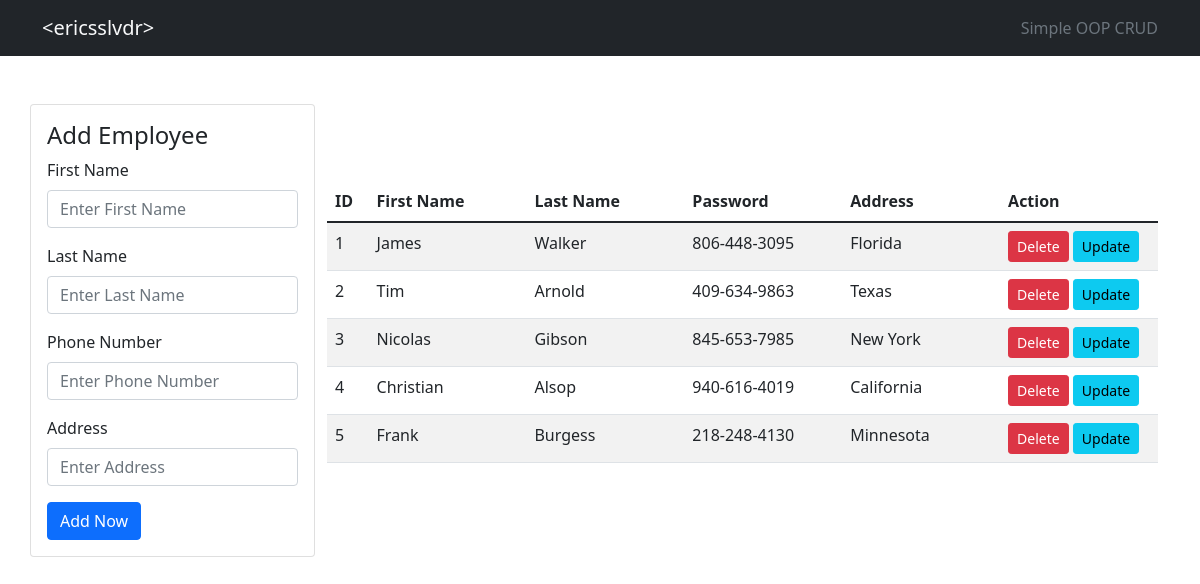
The page / on the database its author committed.
### tables this page shows
CREATE TABLE `empTbl` (
  `id` int(10) UNSIGNED NOT NULL,
  `firstName` varchar(20) NOT NULL,
  `lastName` varchar(20) NOT NULL,
  `pNum` varchar(20) NOT NULL,
  `address` varchar(20) NOT NULL
);

### scripts/database.php (called while the page is built)
<?php
class DatabaseConn {
    public function connect() {
        $dbHost = 'localhost';
        $dbUser = 'root';
        $dbPass = '';
        $dbName = 'pracoop';
        $conn = new mysqli($dbHost, $dbUser, $dbPass, $dbName);
        return $conn;
    }
}

### scripts/read.php (the view, shortened to what this page needs)
<?php
class Read extends DatabaseConn {
    public function readEmp() {
        $sql = "SELECT * FROM empTbl";
        $results = $this->connect()->query($sql);
        if ($results->num_rows > 0) {
            while ($row = $results->fetch_assoc()) {
                $record[] = $row;
            }
        } else {
            $record = null;
        }
        return $record;
    }
    public function showEmp() {
        $records = $this->readEmp();
        $empID = $this->getEmpID();
        if (!empty($records)) {
            foreach ($records as $record) {
                if ($empID === $record['id']) {
                    $rowFname = '<input type="text" name="fNameUpd" value="' . $record['firstName'] . '" class="form-control form-control-sm">';
                    $rowLname = '<input type="text" name="lNameUpd" value="' . $record['lastName'] . '" class="form-control form-control-sm">';
                    $rowPnum = '<input type="text" name="pNumUpd" value="' . $record['pNum'] . '" class="form-control form-control-sm">';
                    $rowAddr = '<input type="text" name="addrUpd" value="' . $record['address'] . '" class="form-control form-control-sm">';
                    $rowBtns = '<input type="submit" class="btn btn-secondary btn-sm" name="cancelBtn" value="Cancel">
                                <input type="submit" class="btn btn-success btn-sm" name="confirmBtn" value="Confirm">';
                } else {
                    $rowFname = $record['firstName'];
                    $rowLname = $record['lastName'];
                    $rowPnum = $record['pNum'];
                    $rowAddr = $record['address'];
                    $rowBtns = '<input type="submit" class="btn btn-danger btn-sm" name="delBtn" value="Delete">
                                <input type="submit" class="btn btn-info btn-sm" name="updBtn" value="Update">';
                }
                echo '<form method="POST" action="./index.php#accountTBl">
                        <tr>
                            <td><input type="hidden" name="empID" value="' . $record['id'] . '">' .  $record['id'] . '</td>
                            <td>' . $rowFname . '</td>
                            <td>' . $rowLname . '</td>
                            <td>' . $rowPnum . '</td>
                            <td>' . $rowAddr . '</td>
                            <td>' . $rowBtns . '</td>
                        </tr>
                    </form>';
            }
        } else {
            echo '<tr>
                    <td colspan="6" class="text-center">No Records Found!</td>
                </tr>';
        }
    }
    public function getEmpID() {
        $empID = 0;
        return $empID;
    }
}

### index.php (shortened to what this page needs)
<?php
include('./scripts/database.php');
include('./scripts/read.php');
?>
<!DOCTYPE html>
<html lang="en">
<head>
    <link rel="stylesheet" href="https://cdn.jsdelivr.net/npm/bootstrap@5.1.3/dist/css/bootstrap.min.css">
</head>
<body>
    <?php include('./components/header.php') ?>
    <div class="container">
        <div class="row align-items-center">
            <?php include('./components/form.php') ?>
            <?php include('./components/table.php') ?>
        </div>
    </div>
</body>
</html>

### components/header.php
<header class="navbar bg-dark mb-5">
    <div class="container">
        <a class="navbar-brand text-light" href="https://github.com/ericsslvdr" target="_blank">&#60;ericsslvdr&#62;</a>
        <div class="nav-item text-muted">Simple OOP CRUD</div>
    </div>
</header>

### components/form.php
<div class="card p-3 col-3">
    <form action="./index.php" method="POST">
        <h4 class="card-title">Add Employee</h4>
        <label class="form-label">First Name</label>
        <input type="text" name="fName" class="form-control mb-3" placeholder="Enter First Name" required>
        <label class="form-label">Last Name</label>
        <input type="text" name="lName" class="form-control mb-3" placeholder="Enter Last Name" required>
        <label class="form-label">Phone Number</label>
        <input type="text" name="pNum" class="form-control mb-3" placeholder="Enter Phone Number" required>
        <label class="form-label">Address</label>
        <input type="text" name="addr" class="form-control mb-3" placeholder="Enter Address" required>
        <input type="submit" name="addBtn" value="Add Now" class="btn btn-primary">
    </form>
</div>

### components/table.php
<div class="col-9" id="accountTbl">
    <table class="table table-striped" style="table-layout: fixed;">
        <thead>
            <tr>
                <th width="5%">ID</th>
                <th>First Name</th>
                <th>Last Name</th>
                <th>Password</th>
                <th>Address</th>
                <th>Action</th>
            </tr>
        </thead>
        <tbody>
            <?php
            $acc = new Read();
            echo $acc->showEmp();
            ?>
        </tbody>
    </table>
</div>

### rows shown on the page
emptbl: id "1", firstName "James", lastName "Walker", pNum "806-448-3095", address "Florida"
emptbl: id "2", firstName "Tim", lastName "Arnold", pNum "409-634-9863", address "Texas"
emptbl: id "3", firstName "Nicolas", lastName "Gibson", pNum "845-653-7985", address "New York"
emptbl: id "4", firstName "Christian", lastName "Alsop", pNum "940-616-4019", address "California"
emptbl: id "5", firstName "Frank", lastName "Burgess", pNum "218-248-4130", address "Minnesota"
